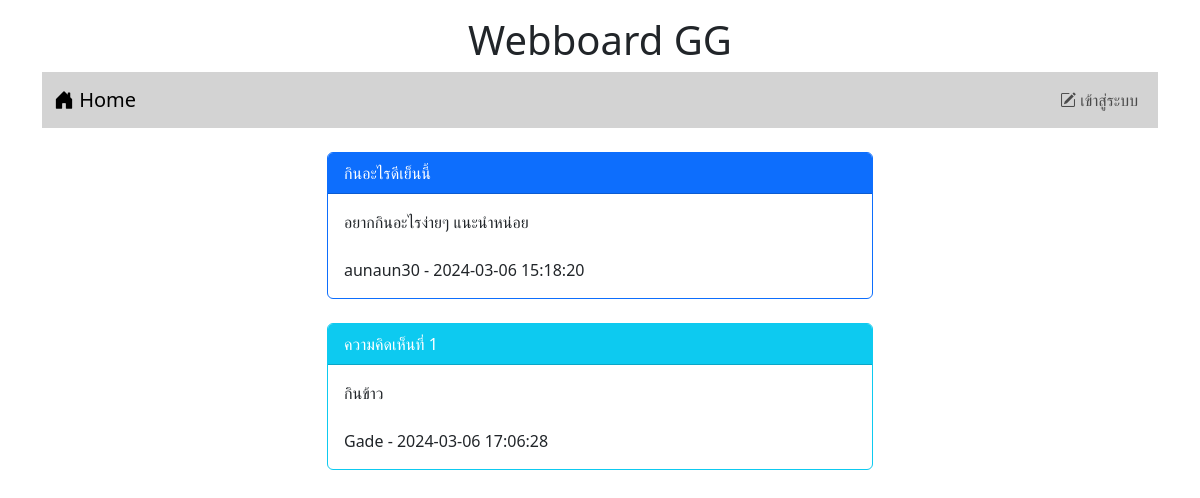
/post.php?id=2, run on the app's committed database.
### tables this page shows
CREATE TABLE `post` (
  `id` int(11) NOT NULL,
  `title` varchar(128) NOT NULL,
  `content` varchar(2048) NOT NULL,
  `post_date` datetime NOT NULL,
  `cat_id` int(11) NOT NULL,
  `user_id` int(11) NOT NULL
);

CREATE TABLE `user` (
  `id` int(11) NOT NULL,
  `login` varchar(32) NOT NULL,
  `password` varchar(64) NOT NULL,
  `name` varchar(64) NOT NULL,
  `gender` char(1) NOT NULL,
  `email` varchar(32) NOT NULL,
  `role` char(1) NOT NULL
);

CREATE TABLE `comment` (
  `id` int(11) NOT NULL,
  `content` varchar(20148) NOT NULL,
  `post_date` datetime NOT NULL,
  `user_id` int(11) NOT NULL,
  `post_id` int(11) NOT NULL
);

### post.php (the view, shortened to what this page needs)
<!DOCTYPE html>
<html lang="en">
<head>
    <link href="https://cdn.jsdelivr.net/npm/bootstrap@5.3.0-alpha1/dist/css/bootstrap.min.css" rel="stylesheet">
    <link rel="stylesheet" href="https://cdn.jsdelivr.net/npm/bootstrap-icons@1.10.3/font/bootstrap-icons.css">
</head>
<body>
    <div class="container-lg">
        <h1 style="text-align: center;" class="mt-3">Webboard GG</h1>
        <?php include "nav.php"?>
        <div class="row mt-4">
            <div class="col-lg-3 col-md-2 col-sm-1"></div>
            <div class="col-lg-6 col-md-8 col-sm-10">
            <?php
            $conn=new PDO("mysql:host=localhost;dbname=webboard;charset=utf8","root","");
            $sql="select post.title,post.content,post.post_date,user.login
            from post inner join user on
            (post.user_id=user.id) where post.id=$_GET[id]";
            $result=$conn->query($sql);
            while($row=$result->fetch()){
                echo "<div class='card border-primary'>";
                echo "<div class='card-header bg-primary text-white'>$row[0]</div>";
                echo "<div class='card-body'>$row[1]<br><br>$row[3] - $row[2]</div>";
                echo "</div>";
            }
            ?>
            <br>
            <?php
            $conn = new PDO("mysql:host=localhost;dbname=webboard;charset=utf8", "root", "");
            $sql = "select comment.content,comment.post_date,user.login
            from comment inner join user on
            (comment.user_id=user.id) where comment.post_id=$_GET[id]";
            $i = 1;
            $result = $conn->query($sql);
            while ($row = $result->fetch()) {
            echo "<div class='card border-info'>";
            echo "<div class='card-header bg-info text-white'>ความคิดเห็นที่ $i</div>";
            echo "<div class='card-body'>$row[0]<br><br>$row[2] - $row[1]</div>";
            echo "</div>";
            $i = $i + 1;
            }
            ?>
                <br>
            </div>
            <div class="col-lg-3 col-md-2 col-sm-1"></div>
        </div>
    </div>
</body>
</html>

### data on the page
post: title "กินอะไรดีเย็นนี้", content "อยากกินอะไรง่ายๆ แนะนำหน่อย", user.login "aunaun30", post_date "2024-03-06 15:18:20"
comment: content "กินข้าว", user.login "Gade", post_date "2024-03-06 17:06:28"
